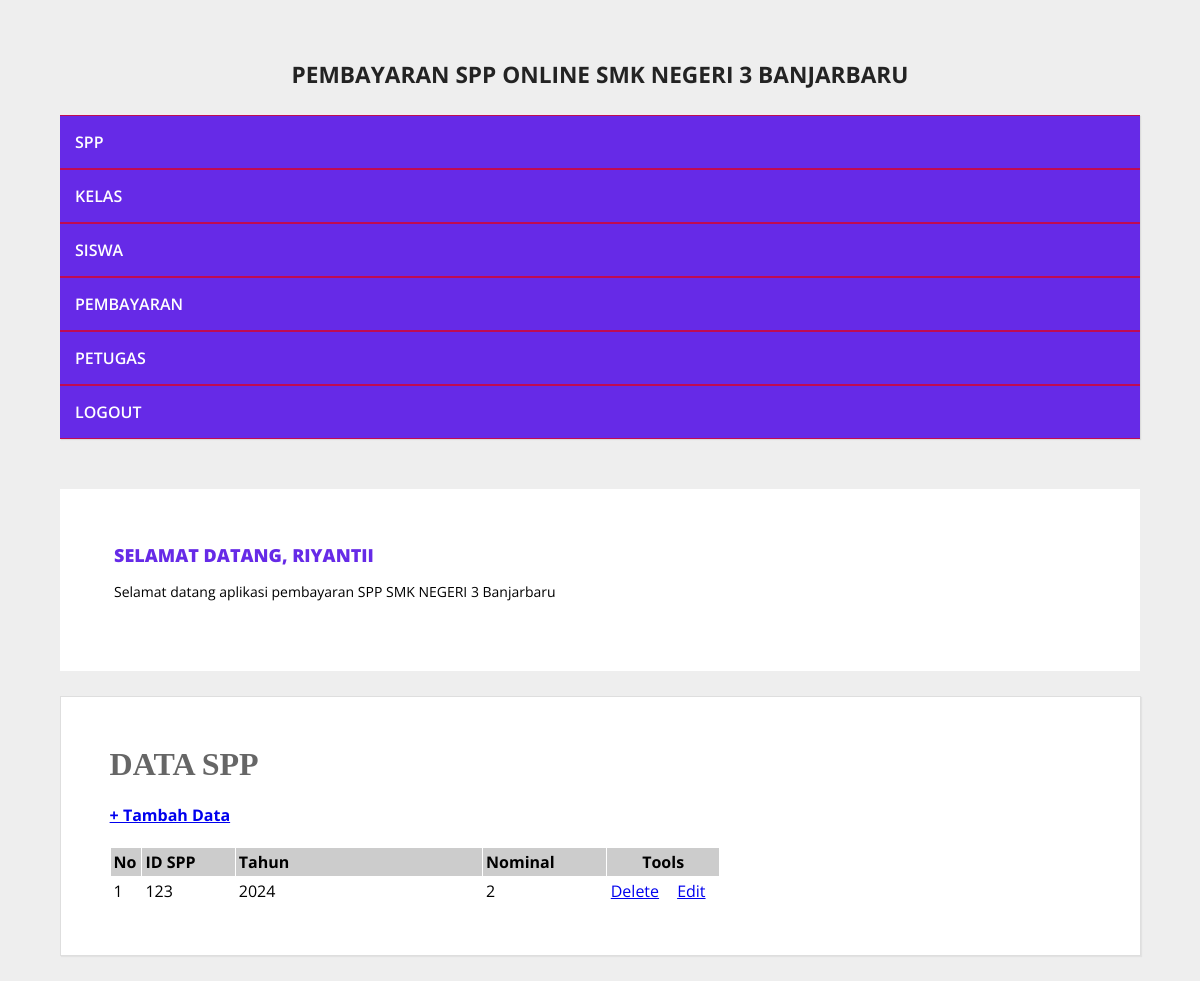
The app's page /halaman_admin.php?open=data_spp (signed in) with its own data.
### tables this page shows
CREATE TABLE `spp` (
  `id_spp` int(5) NOT NULL,
  `tahun` int(4) NOT NULL,
  `nominal` int(10) NOT NULL
);

### data_spp.php (the view)
<?php
include_once "../src/koneksi.php";
?>
<h1><b>DATA SPP</b></h1>
<h4>
    <a href="?open=tambah_spp">+ Tambah Data</a>
</h4>
<table cellspacing="1" cellpadding="3">
    <tr>
        <td width="5%" bgcolor="#CCCCCC">
            <b>No</b>
        </td>
        <td width="15%" bgcolor="#CCCCCC">
            <b>ID SPP</b>
        </td>
        <td width="40%" bgcolor="#CCCCCC">
            <b>Tahun</b>
        </td>
        <td width="20%" bgcolor="#CCCCCC">
            <b>Nominal</b>
        </td>
        <td colspan="2" align="center" bgcolor="#CCCCCC">
            <b>Tools</b>
        </td>
    </tr>
    <?php
    $sql = mysqli_query(
        $koneksi,
        "SELECT * FROM spp ORDER BY id_spp ASC"
    );
    $nomor = 0;
    while ($data = mysqli_fetch_array($sql)) {
        $nomor++;
    ?>
    <tr>
        <td>
            <?php echo $nomor; ?>
        </td>
        <td>
            <?php echo $data['id_spp']; ?>
        </td>
        <td>
            <?php echo $data['tahun']; ?>
        </td>
        <td>
            <?php echo $data['nominal']; ?>
        </td>
        <td width="9%" align="center">
            <a href="?open=hapus_spp&id_spp=<?php echo $data['id_spp']; ?>"
               target="_self"
               onclick="return confirm('YAKIN INGIN MENGHAPUS DATA SPP INI ... ?')">
                Delete
            </a>
        </td>
        <td width="9%" align="center">
            <a href="?open=edit_spp&id_spp=<?php echo $data['id_spp']; ?>"
               target="_self">
                Edit
            </a>
        </td>
    </tr>
    <?php } ?>
</table>

### style.css (style rules this page uses)
body { background: #eeeeee; margin:0; font-family: 'Open Sans', sans-serif; }
.conteudo h1 { padding: 0; margin: 0 0 15px; font-weight: normal; color: #666; font-family: Georgia; }

### records on screen
spp: id_spp "123", tahun "2024", nominal "2"

### other values on screen
$_SESSION['username'] "RIYANTII"
